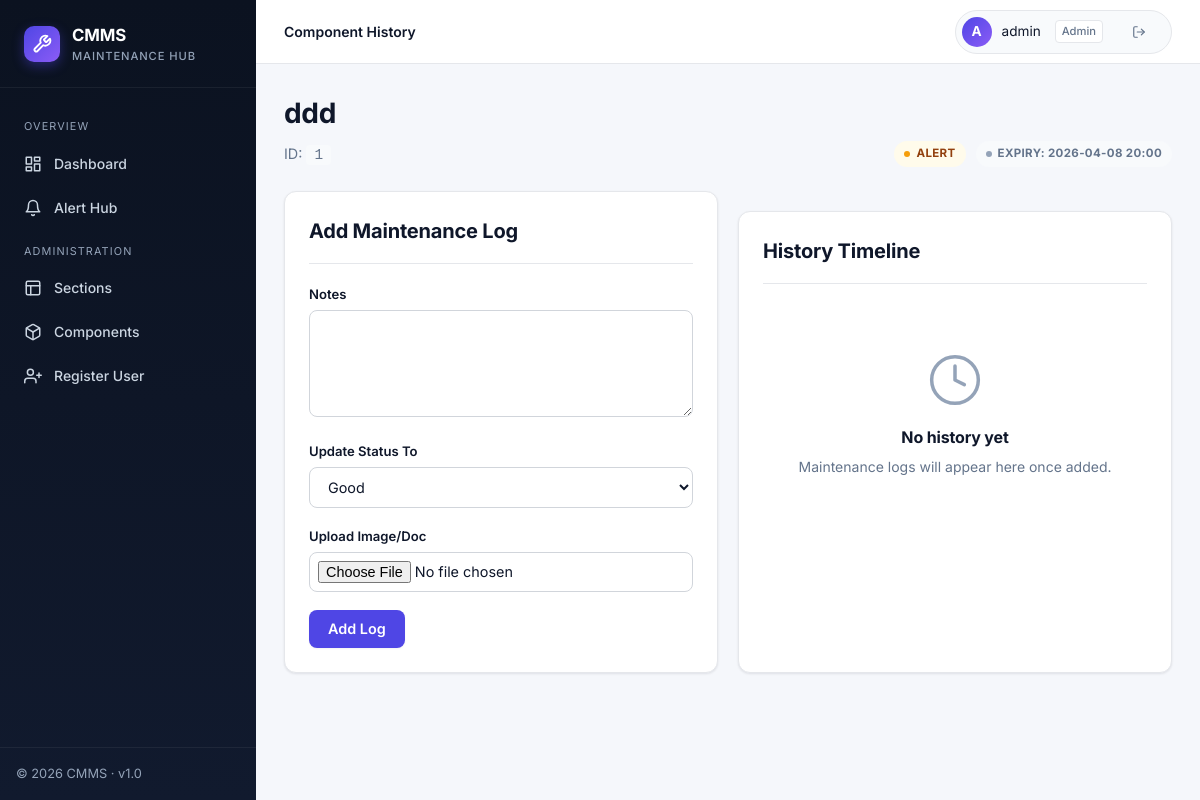
Page /component/1 (signed in) on the earlier database version.
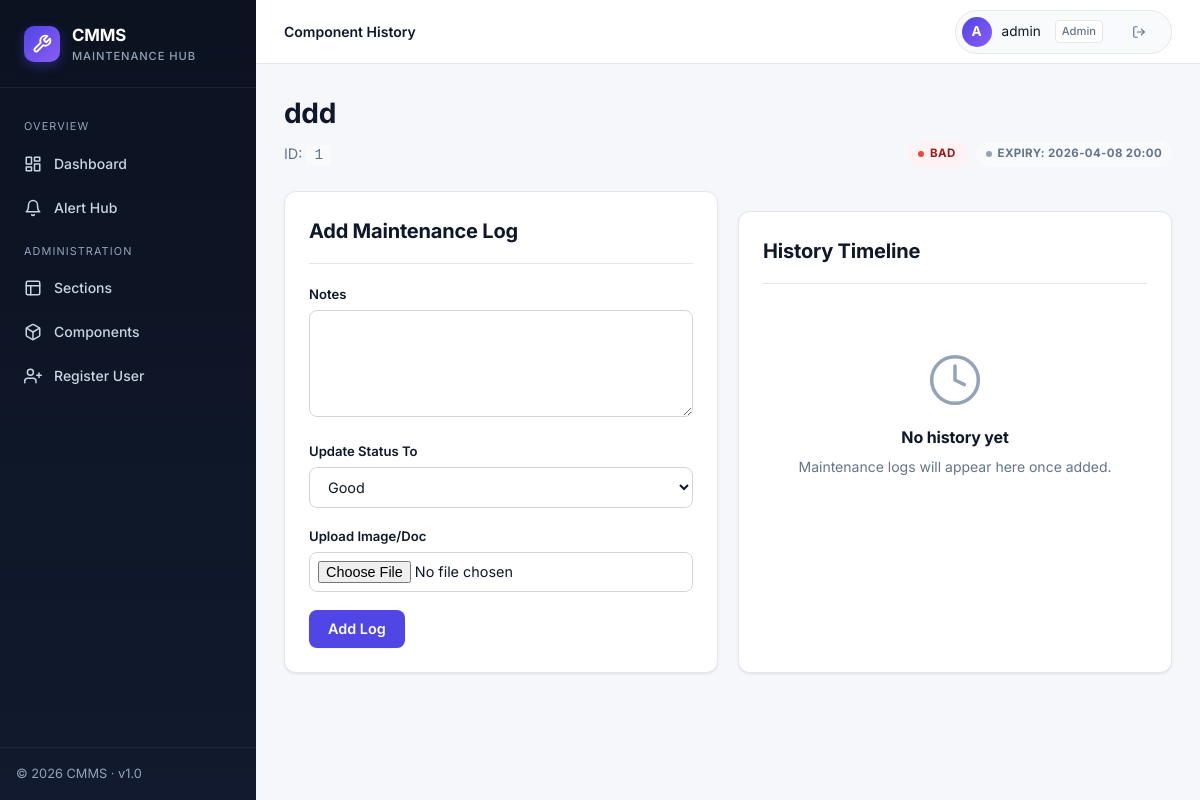
Same page on the later database version.
### app/models.py (models this page shows)
class Component(db.Model):
    id = db.Column(db.Integer, primary_key=True)
    unique_id = db.Column(db.String(64), unique=True, index=True, nullable=False)
    name = db.Column(db.String(128), nullable=False)
    section_id = db.Column(db.Integer, db.ForeignKey('section.id'))
    status = db.Column(db.String(20), default='Good') # Good, Alert, Bad
    expiry_date = db.Column(db.DateTime)
    history = db.relationship('MaintenanceLog', backref='component', lazy='dynamic', cascade="all, delete-orphan")
    alert_settings = db.relationship('AlertSettings', backref='component', uselist=False, cascade="all, delete-orphan")

### app/routes.py (the view, shortened to what this page needs)
@bp.route('/component/<int:id>', methods=['GET', 'POST'])
@login_required
def component_detail(id):
    component = Component.query.get_or_404(id)
    form = MaintenanceLogForm()
    logs = component.history.order_by(MaintenanceLog.date.desc()).all()
    return render_template('history.html', title=f'{component.name} History', component=component, form=form, logs=logs)

### app/forms.py
class MaintenanceLogForm(FlaskForm):
    notes = TextAreaField('Notes', validators=[DataRequired()])
    status_update = SelectField('Update Status To', choices=[('Good', 'Good'), ('Alert', 'Alert'), ('Bad', 'Bad')])
    file = FileField('Upload Image/Doc', validators=[FileAllowed(['jpg', 'png', 'pdf'], 'Images and PDFs only!')])
    submit = SubmitField('Add Log')

### app/models.py (called while the page is built)
@login_manager.user_loader
def load_user(id):
    return User.query.get(int(id))

### app/templates/history.html (shortened to what this page needs)
{% extends "base.html" %}
{% block topbar_title %}Component History{% endblock %}
{% block content %}
<div class="page-header">
    <div>
        <h1>{{ component.name }}</h1>
        <div class="subtitle">
            ID: <code style="background:var(--surface-2); padding:2px 8px; border-radius:4px;">{{ component.unique_id }}</code>
        </div>
    </div>
    <div style="display:flex; gap:10px; align-items:center;">
        <span class="pill {% if component.status == 'Good' %}pill-good{% elif component.status == 'Alert' %}pill-alert{% else %}pill-bad{% endif %}">{{ component.status }}</span>
        {% if component.expiry_date %}
        <span class="pill pill-neutral">Expiry: {{ component.expiry_date.strftime('%Y-%m-%d %H:%M') }}</span>
        {% endif %}
    </div>
</div>
<div class="grid grid-2">
    <div class="card">
        <div class="card-header"><h2>Add Maintenance Log</h2></div>
        <form method="post" enctype="multipart/form-data" novalidate>
            <div class="form-group">
                {{ form.notes.label }}
                {{ form.notes(rows=5) }}
            </div>
            <div class="form-group">
                {{ form.status_update.label }}
                {{ form.status_update() }}
            </div>
            <div class="form-group">
                {{ form.file.label }}
                {{ form.file() }}
            </div>
            {{ form.submit(class="btn btn-primary") }}
        </form>
    </div>
    <div class="card">
        <div class="card-header"><h2>History Timeline</h2></div>
        {% if logs %}
        <div class="timeline">
            {% for log in logs %}
            <div class="timeline-item">
                <div class="timeline-date">
                    {{ log.date.strftime('%Y-%m-%d %H:%M') }} · by <strong>{{ log.author.username }}</strong>
                </div>
                <div class="timeline-content">{{ log.notes | safe }}</div>
                {% if log.file_path %}
                <a href="{{ url_for('static', filename='uploads/' + log.file_path) }}" target="_blank" class="attachment-link">
                    <svg viewBox="0 0 24 24" fill="none" stroke="currentColor" stroke-width="2" stroke-linecap="round" stroke-linejoin="round" width="14" height="14"><path d="M21.44 11.05l-9.19 9.19a6 6 0 0 1-8.49-8.49l9.19-9.19a4 4 0 0 1 5.66 5.66l-9.2 9.19a2 2 0 0 1-2.83-2.83l8.49-8.48"/></svg>
                    View Attachment
                </a>
                {% endif %}
            </div>
            {% endfor %}
        </div>
        {% else %}
        <div class="empty-state">
            <svg viewBox="0 0 24 24" fill="none" stroke="currentColor" stroke-width="1.5" stroke-linecap="round" stroke-linejoin="round"><circle cx="12" cy="12" r="10"/><polyline points="12 6 12 12 16 14"/></svg>
            <h3>No history yet</h3>
            <p>Maintenance logs will appear here once added.</p>
        </div>
        {% endif %}
    </div>
</div>
{% endblock %}

Differences in the rows shown:
changed Component "ddd": status "ALERT" → "BAD"
